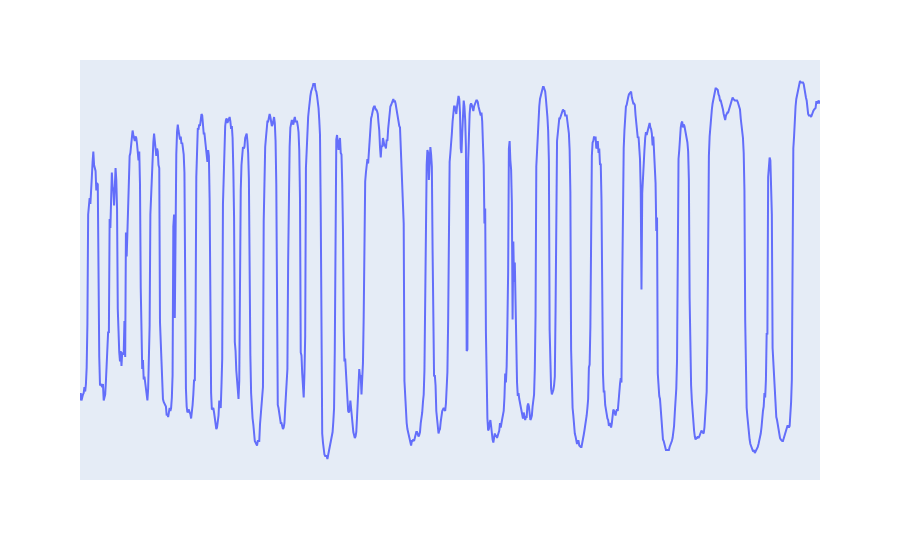

Notebook source saved alongside this figure:
### Code cell
fig = px.line(df.iloc[:1000,:], x="index", y="value")
fig.update_xaxes(visible=False)
fig.update_yaxes(visible=False)
fig.show()

### Figure 1 — Plotly figure (JSON) as saved in the notebook; plotly's stock layout.template omitted (floating-point values rounded to 4 significant figures; data arrays with more than 128 entries replaced by an {"elided": "..."} marker saying what was removed)
{"data": [{"hovertemplate": "index=%{x}<br>value=%{y}<extra></extra>", "legendgroup": "", "line": {"color": "#636efa", "dash": "solid"}, "marker": {"symbol": "circle"}, "mode": "lines", "name": "", "orientation": "v", "showlegend": false, "type": "scatter", "x": {"elided": "1000 int values"}, "xaxis": "x", "y": {"elided": "1000 int values"}, "yaxis": "y"}], "layout": {"autosize": true, "legend": {"tracegroupgap": 0}, "margin": {"t": 60}, "xaxis": {"anchor": "y", "autorange": true, "domain": [0, 1], "range": [0, 999], "title": {"text": "index"}, "type": "linear", "visible": false}, "yaxis": {"anchor": "x", "autorange": true, "domain": [0, 1], "range": [-12, 268], "title": {"text": "value"}, "type": "linear", "visible": false}}}
